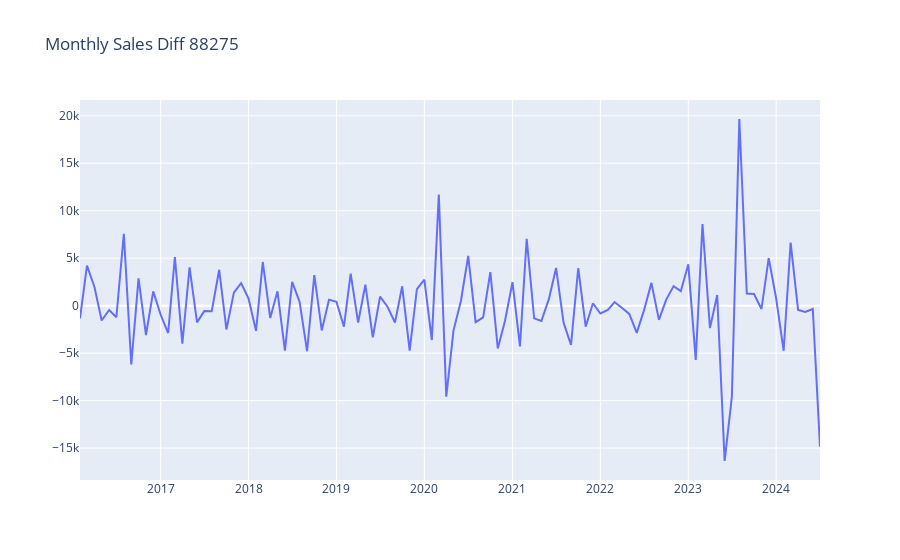

Notebook code for this chart:
### Code cell
# Supongamos que df_diff ya contiene los datos correctos

# Crear los datos de la gráfica
plot_data = [
    go.Scatter(
        x=df_diff['Fecha'],
        y=df_diff['diff'],
        mode='lines'
    )
]

# Definir el layout de la gráfica
plot_layout = go.Layout(
    title=f'Monthly Sales Diff {idItem}'
)

# Crear la figura
fig = go.Figure(data=plot_data, layout=plot_layout)

# Mostrar la gráfica
iplot(fig)
